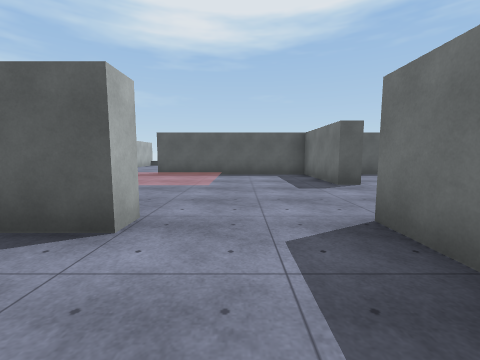
view 1 (above)

21 first-person views from a walk through a 3-D level made in the Unity game engine. The camera is 1.3 m above the floor, tilts 6° down and sees 90° across. The floor is counted in squares, 2 m on a side. Each view is taken from the middle of a square. On the plan, view 1 faces up. The plan holds only what a view shows up to about 9 squares ahead; the rest is blank. The player is left out. Surface patterns are stand-ins for the level's own textures.

view 2
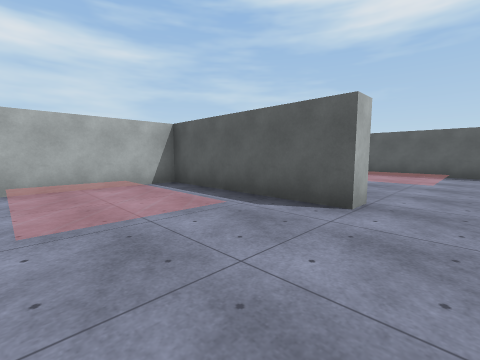

view 3
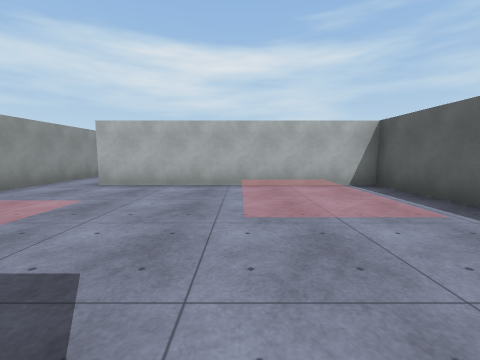

view 4
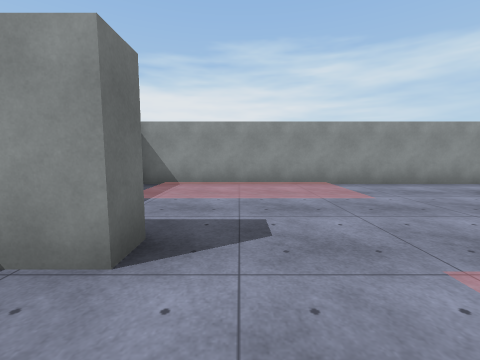

view 5
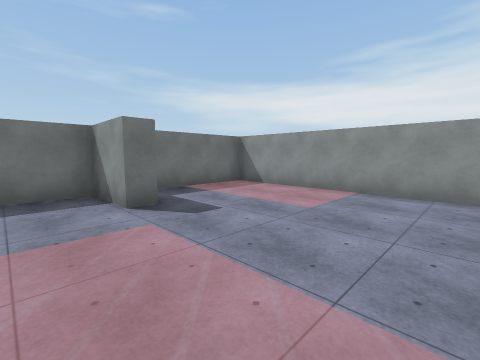

view 6
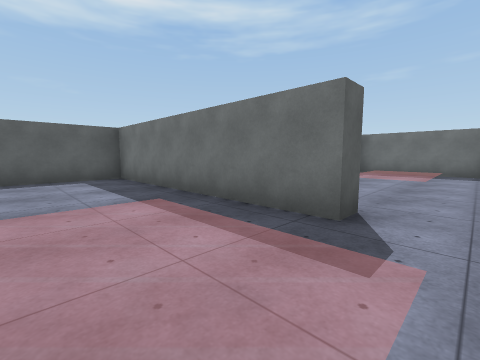

view 7
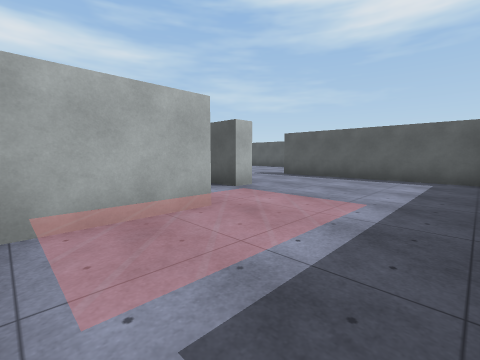

view 8
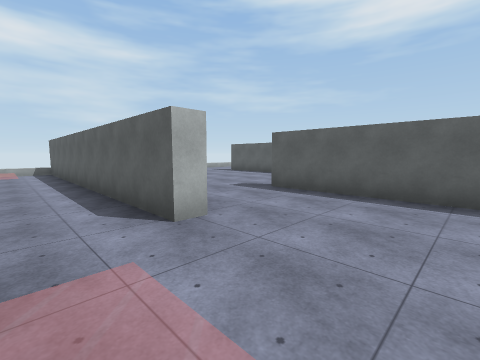

view 9
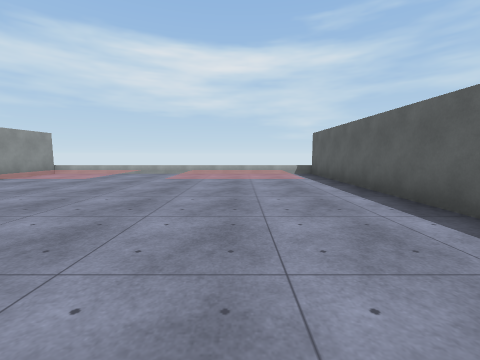

view 10
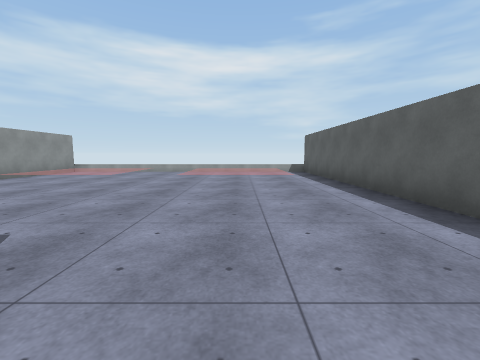

view 11
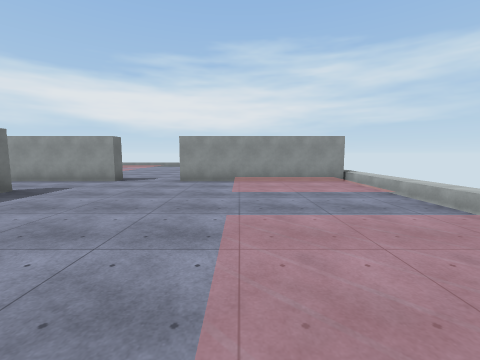

view 12
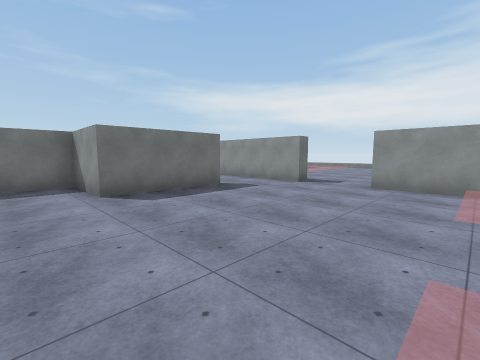

view 13
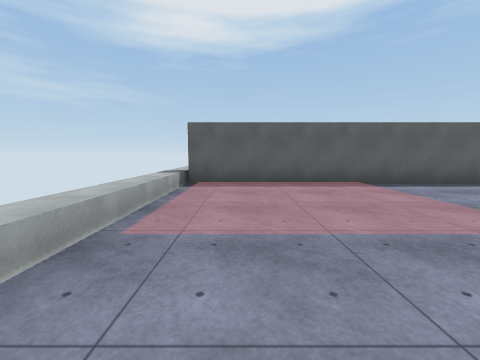

view 14
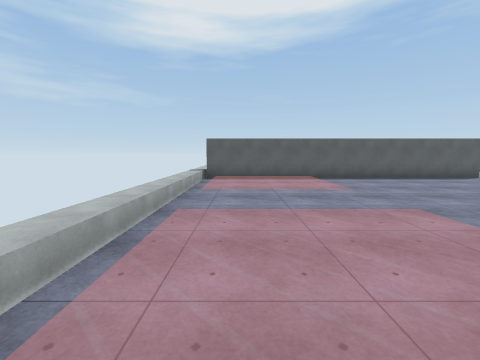

view 15
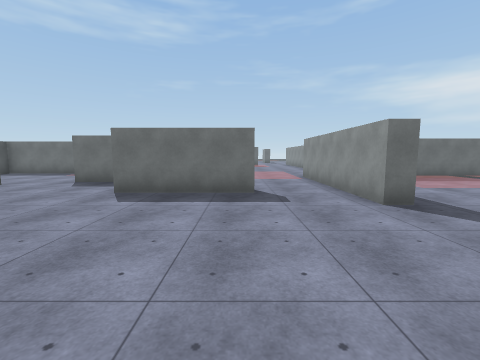

view 16
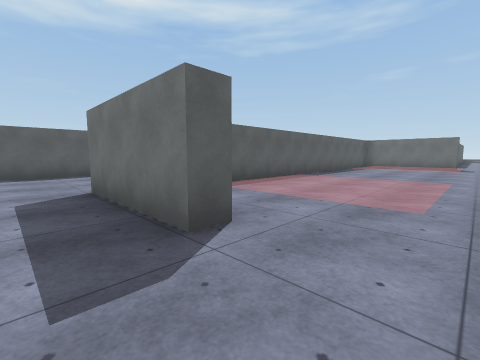

view 17
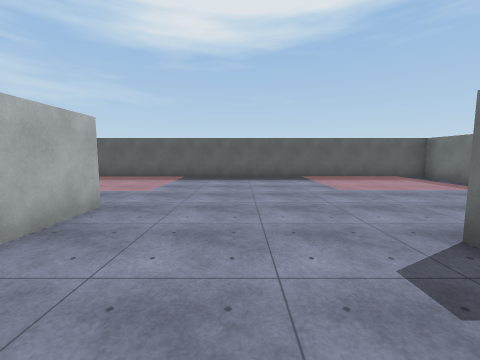

view 18
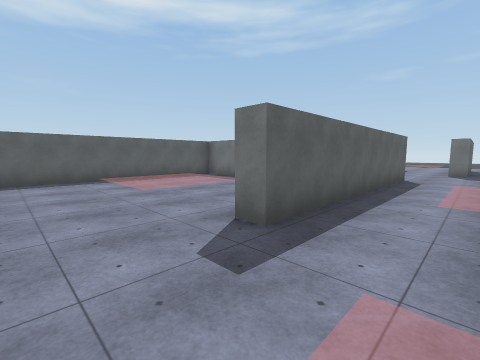

view 19
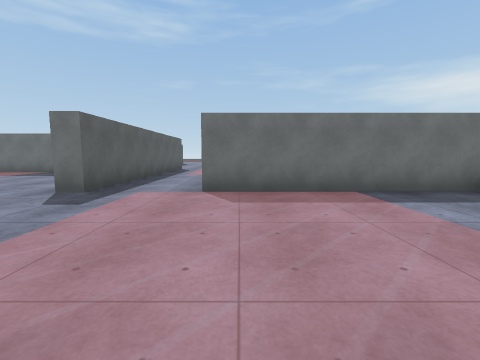

view 20
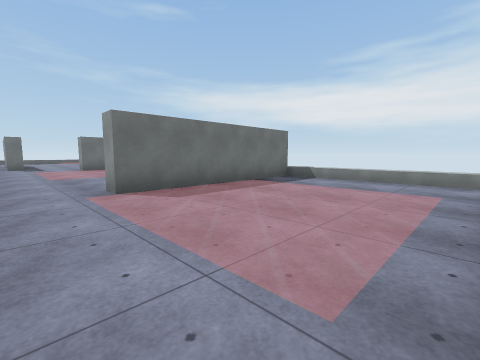

view 21
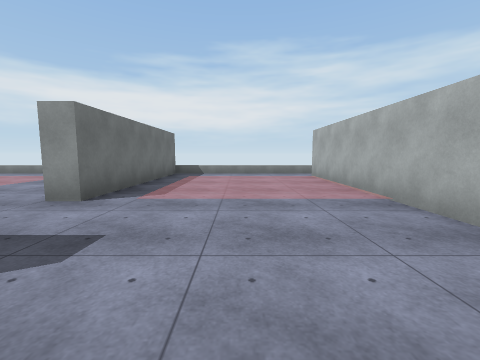

### Floor plan
Key: @ floor where view 1 was taken; # wall or solid block; x gap in a wall; . main floor; : floor 0.25 m higher than the main floor; / step, stairs or slope; ^ raised ledge.
Columns run from 20 left of view 1 to 7 right of it. Each row starts with its distance up from view 1.
  8                  .########
  7                  .....#
  6                   ::..#.
  5                   ::....
  4                   //...
  3        ..          ....
  2        ...#########..#
  1         ......#......#
  0 ^        .....#/::/.@#
 -1 ^x#########...#////..#
 -2 ^.............#.....##
 -3 ^/::/.......:/#...:::#
 -4 ^/::/......#:/#...:::#
 -5 ^/::/......#//.......#
 -6 ^........#############
 -7 ^////....#.///.../::.#
 -8 ^/::/....#.:::.../::.#
 -9 ^/::/......:::.../::.
-10 ^.///................
-11 ^x####..#####......
-12       ...:::#.....#######.
-13          :::#..............
-14           ::#.::/../::.....#
-15            /#.::/#./::...
-16             #.::/# /:
-17             #....#  ..
-18             #....#   .
-19              ....x
-20              ^^^^^

Where each view was taken, in squares from view 1:
view 1: 0 up, 0 right, facing up
view 2: 1 down, 0 right, facing up-left
view 3: 1 down, 0 right, facing left
view 4: 0 up, 1 left, facing down
view 5: 0 up, 4 left, facing down-right
view 6: 5 down, 8 left, facing up-right
view 7: 5 down, 6 left, facing up-left
view 8: 3 down, 7 left, facing up-left
view 9: 4 down, 11 left, facing left
view 10: 4 down, 10 left, facing left
view 11: 3 down, 16 left, facing down
view 12: 4 down, 16 left, facing down-right
view 13: 7 down, 18 left, facing up
view 14: 10 down, 18 left, facing up
view 15: 8 down, 16 left, facing right
view 16: 10 down, 12 left, facing up-right
view 17: 14 down, 5 left, facing up
view 18: 14 down, 5 left, facing up-right
view 19: 15 down, 7 left, facing right
view 20: 13 down, 7 left, facing down-right
view 21: 11 down, 5 left, facing down
